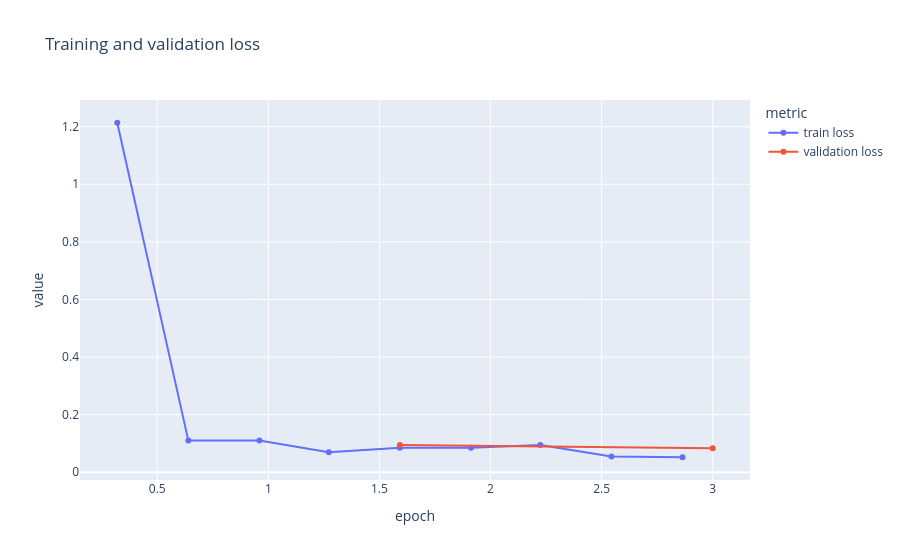
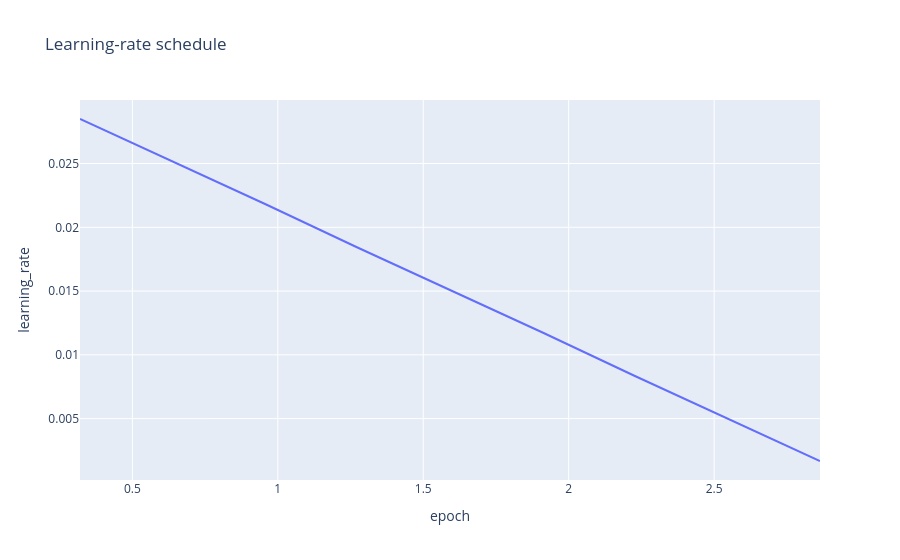

Write notebook code for charts like these, in order.
### Markdown cell above
`SFTTrainer.state.log_history` преобразуется в `pandas.DataFrame`. Train/validation loss и learning rate показываются на двух компактных Plotly-графиках без ручного построения каждой trace.

### Code cell
history = pd.DataFrame(training_history)
loss_history = pd.concat(
    [
        history.reindex(columns=["epoch", "loss"]).dropna(subset=["loss"])
        .rename(columns={"loss": "value"})
        .assign(metric="train loss"),
        history.reindex(columns=["epoch", "eval_loss"]).dropna(subset=["eval_loss"])
        .rename(columns={"eval_loss": "value"})
        .assign(metric="validation loss"),
    ],
    ignore_index=True,
)
display(
    px.line(
        loss_history,
        x="epoch",
        y="value",
        color="metric",
        markers=True,
        title="Training and validation loss",
    )
)

learning_rate_history = history.reindex(columns=["epoch", "learning_rate"]).dropna(
    subset=["learning_rate"]
)
if not learning_rate_history.empty:
    display(
        px.line(
            learning_rate_history,
            x="epoch",
            y="learning_rate",
            title="Learning-rate schedule",
        )
    )

### Figure 1 — Plotly figure (JSON) as saved in the notebook; plotly's stock layout.template omitted (floating-point values rounded to 4 significant figures)
{"data": [{"hovertemplate": "metric=train loss<br>epoch=%{x}<br>value=%{y}<extra></extra>", "legendgroup": "train loss", "line": {"color": "#636efa", "dash": "solid"}, "marker": {"symbol": "circle"}, "mode": "lines+markers", "name": "train loss", "orientation": "v", "showlegend": true, "type": "scatter", "x": [0.32, 0.64, 0.96, 1.272, 1.592, 1.912, 2.224, 2.544, 2.864], "xaxis": "x", "y": [1.214, 0.1098, 0.1098, 0.06952, 0.08471, 0.08473, 0.09469, 0.05469, 0.05201], "yaxis": "y"}, {"hovertemplate": "metric=validation loss<br>epoch=%{x}<br>value=%{y}<extra></extra>", "legendgroup": "validation loss", "line": {"color": "#EF553B", "dash": "solid"}, "marker": {"symbol": "circle"}, "mode": "lines+markers", "name": "validation loss", "orientation": "v", "showlegend": true, "type": "scatter", "x": [1.592, 3.0], "xaxis": "x", "y": [0.0944, 0.08333], "yaxis": "y"}], "layout": {"legend": {"title": {"text": "metric"}, "tracegroupgap": 0}, "title": {"text": "Training and validation loss"}, "xaxis": {"anchor": "y", "domain": [0, 1], "title": {"text": "epoch"}}, "yaxis": {"anchor": "x", "domain": [0, 1], "title": {"text": "value"}}}}

### Figure 2 — Plotly figure (JSON) as saved in the notebook; plotly's stock layout.template omitted (floating-point values rounded to 4 significant figures)
{"data": [{"hovertemplate": "epoch=%{x}<br>learning_rate=%{y}<extra></extra>", "legendgroup": "", "line": {"color": "#636efa", "dash": "solid"}, "marker": {"symbol": "circle"}, "mode": "lines", "name": "", "orientation": "v", "showlegend": false, "type": "scatter", "x": [0.32, 0.64, 0.96, 1.272, 1.592, 1.912, 2.224, 2.544, 2.864], "xaxis": "x", "y": [0.02849, 0.02514, 0.02179, 0.01844, 0.01508, 0.01173, 0.00838, 0.005028, 0.001676], "yaxis": "y"}], "layout": {"legend": {"tracegroupgap": 0}, "title": {"text": "Learning-rate schedule"}, "xaxis": {"anchor": "y", "domain": [0, 1], "title": {"text": "epoch"}}, "yaxis": {"anchor": "x", "domain": [0, 1], "title": {"text": "learning_rate"}}}}
